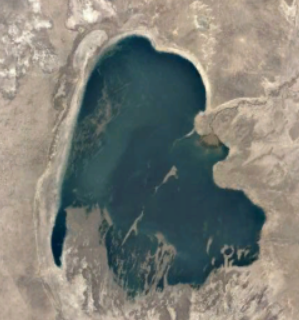
#> input picture photo124 (1984)_resized.png, 299 x 320 px
$ python main.py   (older library calls are emulated)
#> lines starting #> are read from the running program, lines starting #| are printed output that depends on the picture
"""
This is a simple recursive code that will search for a pixel of some colour, find out the colour of the pixels next to it
and check if they have a similar colour. then to know the are of something in an image, we just have to count those pixels
with the same colour.
"""


from PIL import Image
from IPython.display import display
import sys

sys.setrecursionlimit(10**4)

"""
photo names for easy access: "photo96 (1984)_resized.png"(120p) "photo_96_resized.png" (120p) "photo_124_resized.png" (110p) "photo124 (1984)_resized.png"(120p) "photo_752_resized.png" (201p)
							 "photo752 (1984)_resized.png" (232p) "photo_138_resized.png" (162p) "photo138 (1984)_resized.png" (197p) "photo_759_resized.png" (150p) "photo_111_resized.png" (87p)
							 "photo111 (1984)_resized.png" (140p)

colour rgb codes for easy acess in order: (50, 77, 69), (52, 81, 97), (43, 70, 89), (42, 70, 74) , (44, 73, 91), (56, 86, 84), (53, 75, 89), (0, 23, 49), (34, 71, 89), (197, 183, 157), (151, 156, 142)
"""
#set up the colour we'll be searching and the image we want to know the area of

colour = (42, 70, 74)
im = Image.open("photo124 (1984)_resized.png")
#> im is the input picture: PIL image 299x320 RGB; mean R, G, B 125.8, 126.4, 118.8

#basic image processing

basewidth = 120
wpercent = (basewidth / float(im.size[0]))
#> wpercent = 0.401
hsize = int((float(im.size[1]) * float(wpercent)))
#> hsize = 128

img = im.resize((basewidth, hsize), Image.ANTIALIAS)
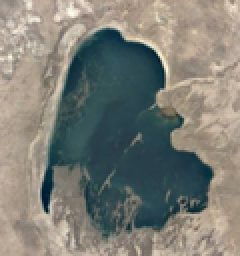
#> img: PIL image 120x128 RGB (shown 2 times larger); mean R, G, B 125.8, 126.4, 118.8

rgb_im = img.convert('RGB')
pi = rgb_im.load()


counter = 0
blue_pixels = []
seen = []


#need to adjust according to the image, and what best suits it

red_error = 6
green_error = 6
blue_error = 6


#find the first first pixel that correponds to our selected color

for x in range(img.size[0]):
	for y in range(img.size[1]):
		r, g, b = rgb_im.getpixel((x, y))
		if r == colour[0] and g == colour[1] and b == colour[2]:
			pixel = (rgb_im.getpixel((x,y)), x, y)
			break

#the recursive function to analyze pixels near one another

def check_near(pixel, l):
#> called with pixel = ((42, 70, 74), 41, 79), l = 0
	try:
		if l ==2400:
			return

		pixel1 = (pixel[1]+1,pixel[2])
		pixel2 = (pixel[1]-1,pixel[2])
		pixel3 = (pixel[1],pixel[2] + 1)
		pixel4 = (pixel[1],pixel[2] - 1)

		r, g, b = rgb_im.getpixel(pixel1)
#> r = 42; g = 70; b = 75
		if (r >= pixel[0][0] - red_error and r <= pixel[0][0] + red_error) and (g >= pixel[0][1] - green_error and g <= pixel[0][1] + green_error) and (b >= pixel[0][2] - blue_error and b <= pixel[0][2] + blue_error):
			pixel1 = ((r,g,b), pixel1[0], pixel1[1])
#> pixel1 = ((42, 70, 75), 42, 79)
			if not(pi[pixel1[1],pixel1[2]] == (0,0,0)):
				blue_pixels.append(pixel1)
				pi[pixel1[1],pixel1[2]] = (0,0,0)
				if not(pixel1 in seen):
					seen.append(pixel1)
					check_near(pixel1, l+1)

		r, g, b = rgb_im.getpixel(pixel2)

		if (r >= pixel[0][0] - red_error and r <= pixel[0][0] + red_error) and (g >= pixel[0][1] - green_error and g <= pixel[0][1] + green_error ) and (b >= pixel[0][2] - blue_error and b <= pixel[0][2] + blue_error):
			pixel2 = ((r,g,b), pixel2[0], pixel2[1])
			if not(pi[pixel2[1],pixel2[2]] == (0,0,0)):
				blue_pixels.append(pixel2)
				pi[pixel2[1],pixel2[2]] = (0,0,0)
				if not(pixel2 in seen):
					seen.append(pixel2)
					check_near(pixel2, l+1)

		r, g, b = rgb_im.getpixel(pixel3)

		if (r >= pixel[0][0] - red_error and r <= pixel[0][0] + red_error) and (g >= pixel[0][1] - green_error  and g <= pixel[0][1] + green_error) and (b >= pixel[0][2] - blue_error and b <= pixel[0][2] + blue_error):
			pixel3 = ((r,g,b), pixel3[0], pixel3[1])
			if not(pi[pixel3[1],pixel3[2]] == (0,0,0)):
				blue_pixels.append(pixel3)
				pi[pixel3[1],pixel3[2]] = (0,0,0)
				if not(pixel3 in seen):
					seen.append(pixel3)
					check_near(pixel3, l+1)

		r, g, b = rgb_im.getpixel(pixel4)

		if (r >= pixel[0][0] - red_error and r <= pixel[0][0] + red_error) and (g >= pixel[0][1] - green_error and g <= pixel[0][1] + green_error) and (b >= pixel[0][2] - blue_error and b <= pixel[0][2] + blue_error):
			pixel4 = ((r,g,b), pixel4[0], pixel4[1])
			if not(pi[pixel4[1],pixel4[2]] == (0,0,0)):
				blue_pixels.append(pixel4)
				pi[pixel4[1],pixel4[2]] = (0,0,0)
				if not(pixel4 in seen):
					seen.append(pixel4)
					check_near(pixel4, l+1)

		return
	except:
		pass
check_near(pixel,0)

# print the total pixels (area in pixels)
print(len(blue_pixels))
#| 4054

#show the image with the are in black to adjust parameters if needed for a better colouring
rgb_im.show()
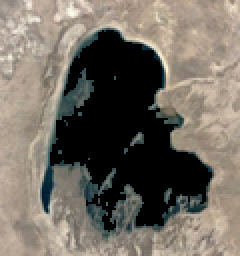
#> shown: PIL image 120x128 RGB (shown 2 times larger); mean R, G, B 115, 108.3, 98.7
